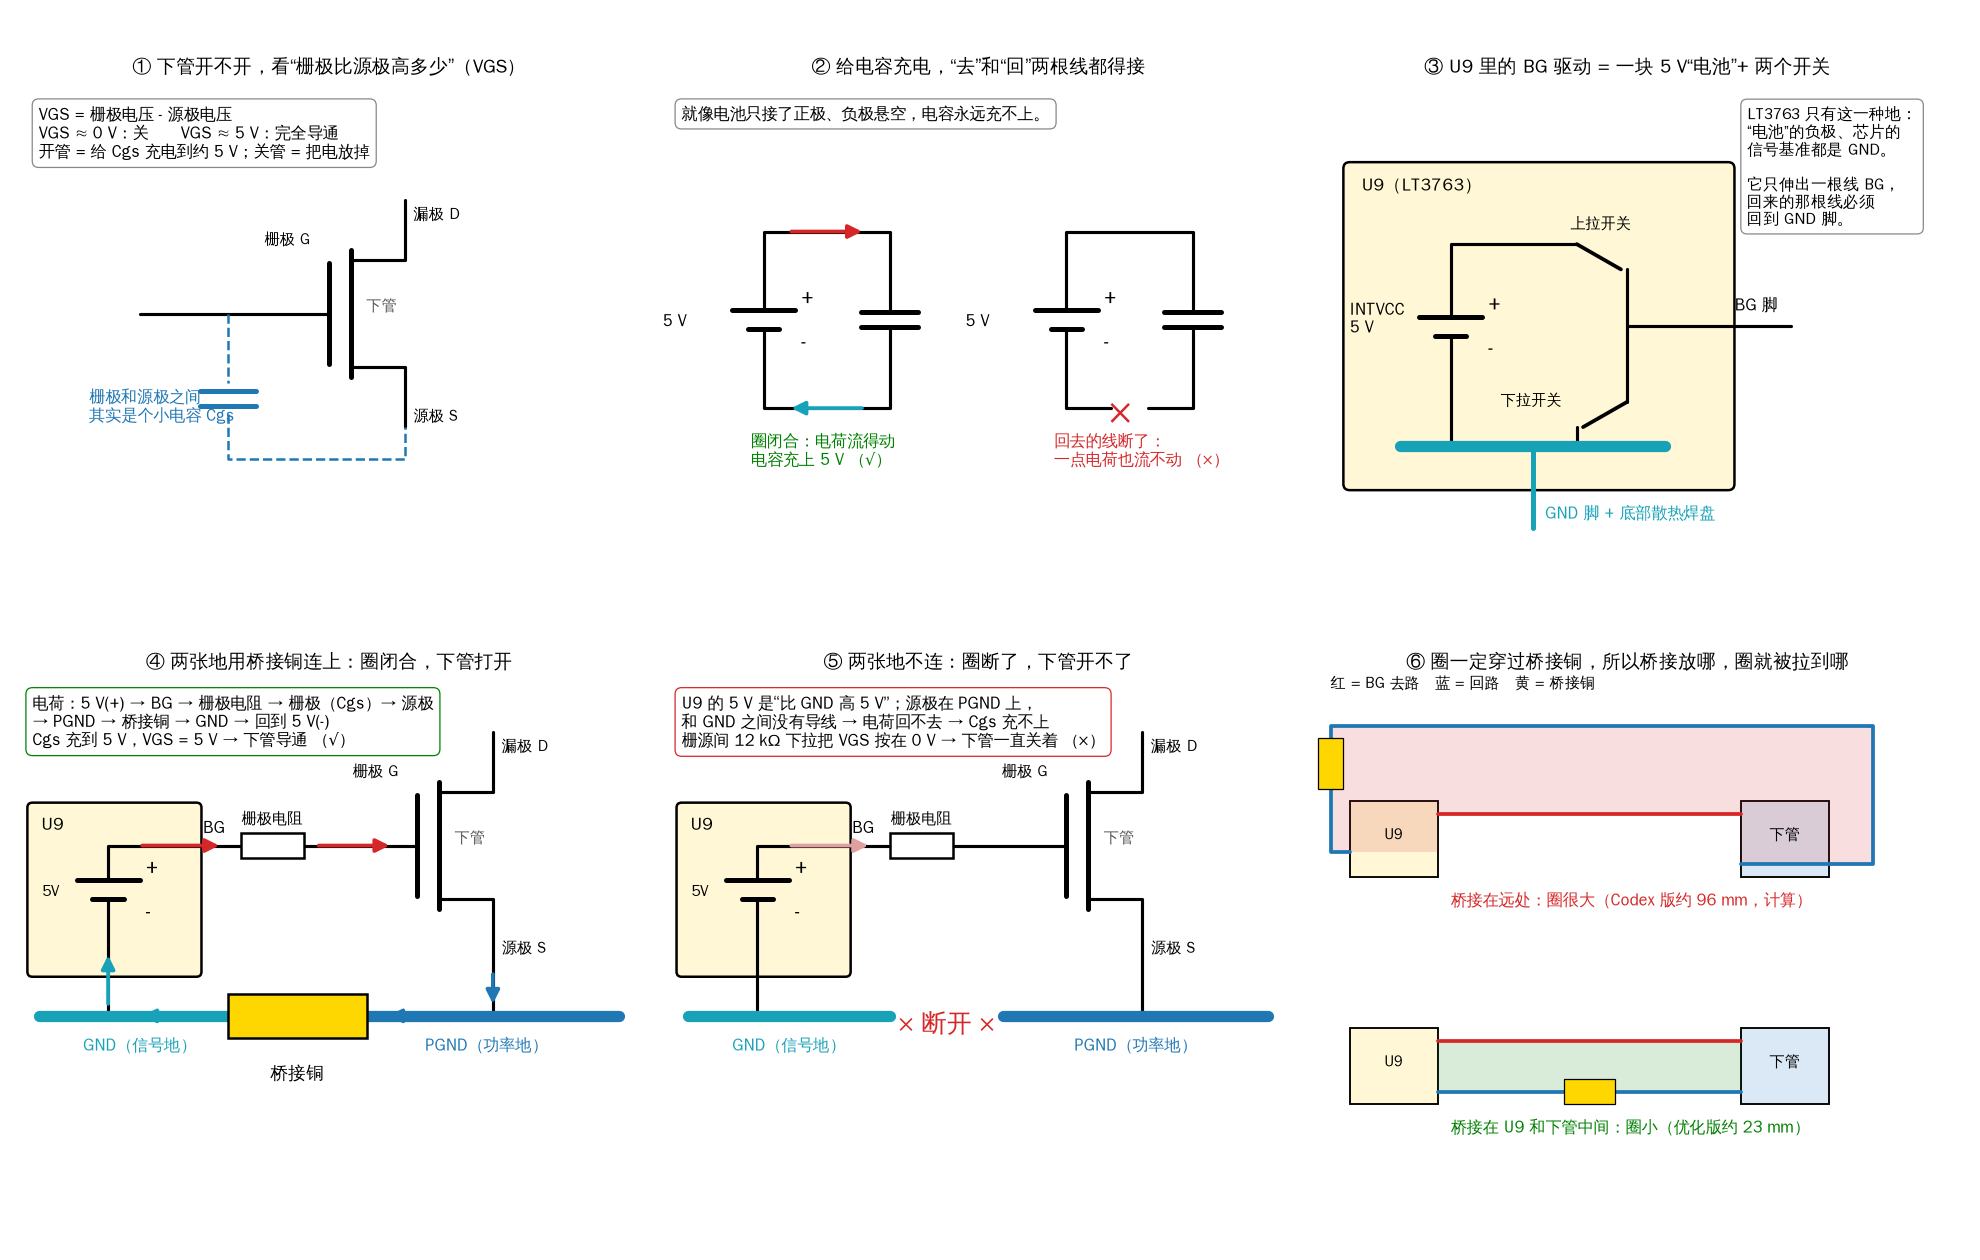

Reproduce this figure in Python.
import logging
import matplotlib; matplotlib.use('Agg')
import matplotlib.pyplot as plt
from matplotlib.patches import Rectangle, FancyBboxPatch, Polygon, Circle
logging.getLogger('matplotlib.font_manager').setLevel(logging.ERROR)
plt.rcParams['font.sans-serif']=['WenQuanYi Zen Hei','DejaVu Sans']
RED='#d62728'; BLU='#1f77b4'; CY='#17a2b8'; YEL='#ffd700'; GRY='#555555'
fig,axs=plt.subplots(2,3,figsize=(22,14))
for ax in axs.flat: ax.set_xlim(0,10); ax.set_ylim(0,8); ax.axis('off'); ax.set_aspect('equal')
def W(ax,pts,c='k',lw=2.5,ls='-'): ax.plot([p[0] for p in pts],[p[1] for p in pts],color=c,lw=lw,ls=ls,solid_capstyle='round',zorder=3)
def arrow(ax,a,b,c): ax.annotate('',xy=b,xytext=a,arrowprops=dict(arrowstyle='-|>',lw=3,color=c,mutation_scale=22),zorder=6)
def cap(ax,x,y,vertical=True,c='k',label=None):
    if vertical:
        W(ax,[(x-0.45,y+0.12),(x+0.45,y+0.12)],c,4); W(ax,[(x-0.45,y-0.12),(x+0.45,y-0.12)],c,4)
    else:
        W(ax,[(x-0.12,y-0.45),(x-0.12,y+0.45)],c,4); W(ax,[(x+0.12,y-0.45),(x+0.12,y+0.45)],c,4)
    if label: ax.text(x+0.6,y,label,fontsize=13,va='center',color=c)
def batt(ax,x,y,label='5 V'):
    W(ax,[(x-0.5,y+0.15),(x+0.5,y+0.15)],'k',4); W(ax,[(x-0.25,y-0.15),(x+0.25,y-0.15)],'k',4)
    ax.text(x+0.6,y+0.25,'+',fontsize=16); ax.text(x+0.6,y-0.45,'-',fontsize=16); ax.text(x-1.6,y-0.1,label,fontsize=13)
def res(ax,x0,x1,y,label=None):
    ax.add_patch(Rectangle((x0,y-0.2),x1-x0,0.4,fc='white',ec='k',lw=2,zorder=4))
    if label: ax.text((x0+x1)/2,y+0.35,label,fontsize=12,ha='center')
def mos(ax,x,y,label='下管'):
    # gate plate at x, channel at x+0.35
    W(ax,[(x,y-0.8),(x,y+0.8)],'k',4); W(ax,[(x+0.35,y-1.0),(x+0.35,y+1.0)],'k',4)
    W(ax,[(x+0.35,y+0.85),(x+1.2,y+0.85),(x+1.2,y+1.8)]); W(ax,[(x+0.35,y-0.85),(x+1.2,y-0.85),(x+1.2,y-1.8)])
    ax.text(x+1.35,y+1.5,'漏极 D',fontsize=12); ax.text(x+1.35,y-1.7,'源极 S',fontsize=12); ax.text(x-0.3,y+1.1,'栅极 G',fontsize=12,ha='right')
    ax.text(x+0.6,y+0.05,label,fontsize=12,color=GRY)
def bar(ax,x0,x1,y,c,label):
    W(ax,[(x0,y),(x1,y)],c,9); ax.text((x0+x1)/2,y-0.55,label,fontsize=13,ha='center',color=c,weight='bold')
def note(ax,x,y,t,ec='#888',fs=13): ax.text(x,y,t,fontsize=fs,va='top',bbox=dict(fc='white',ec=ec,boxstyle='round,pad=0.4'),zorder=7)
# ---------- ① MOS = 电容
ax=axs[0,0]; ax.set_title('① 下管开不开，看“栅极比源极高多少”（VGS）',fontsize=15)
mos(ax,5.0,4.3)
W(ax,[(2.0,4.3),(5.0,4.3)])
W(ax,[(3.4,4.3),(3.4,3.2)],BLU,2,'--'); cap(ax,3.4,2.95,True,BLU); W(ax,[(3.4,2.7),(3.4,2.0),(6.2,2.0),(6.2,2.5)],BLU,2,'--')
ax.text(1.2,2.6,'栅极和源极之间\n其实是个小电容 Cgs',fontsize=13,color=BLU)
note(ax,0.4,7.6,'VGS = 栅极电压 - 源极电压\nVGS ≈ 0 V：关　　VGS ≈ 5 V：完全导通\n开管 = 给 Cgs 充电到约 5 V；关管 = 把电放掉')
# ---------- ② 充电要闭合圈
ax=axs[0,1]; ax.set_title('② 给电容充电，“去”和“回”两根线都得接',fontsize=15)
batt(ax,1.6,4.2); W(ax,[(1.6,4.35),(1.6,5.6),(3.6,5.6),(3.6,4.32)]); cap(ax,3.6,4.2); W(ax,[(3.6,4.08),(3.6,2.8),(1.6,2.8),(1.6,4.05)])
arrow(ax,(2.0,5.6),(3.2,5.6),RED); arrow(ax,(3.2,2.8),(2.0,2.8),CY)
ax.text(1.4,1.9,'圈闭合：电荷流得动\n电容充上 5 V （√）',fontsize=13,color='green')
batt(ax,6.4,4.2); W(ax,[(6.4,4.35),(6.4,5.6),(8.4,5.6),(8.4,4.32)]); cap(ax,8.4,4.2); W(ax,[(8.4,4.08),(8.4,2.8),(7.7,2.8)]); W(ax,[(7.1,2.8),(6.4,2.8),(6.4,4.05)])
ax.text(7.25,2.55,'×',fontsize=30,color=RED,ha='center')
ax.text(6.2,1.9,'回去的线断了：\n一点电荷也流不动 （×）',fontsize=13,color=RED)
note(ax,0.3,7.6,'就像电池只接了正极、负极悬空，电容永远充不上。')
# ---------- ③ U9 内部
ax=axs[0,2]; ax.set_title('③ U9 里的 BG 驱动 = 一块 5 V“电池”+ 两个开关',fontsize=15)
ax.add_patch(FancyBboxPatch((0.6,1.6),6.0,5.0,boxstyle='round,pad=0.1',fc='#fff7d6',ec='k',lw=2)); ax.text(0.8,6.25,'U9（LT3763）',fontsize=14,weight='bold')
batt(ax,2.2,4.1,'INTVCC\n5 V'); W(ax,[(2.2,4.25),(2.2,5.4),(4.2,5.4)]); W(ax,[(4.2,5.4),(4.9,5.0)],'k',3)  # upper switch open-ish
ax.text(4.1,5.65,'上拉开关',fontsize=12)
W(ax,[(5.0,5.0),(5.0,2.9)]); W(ax,[(5.0,4.1),(7.6,4.1)]); ax.text(6.7,4.35,'BG 脚',fontsize=13,weight='bold')
W(ax,[(5.0,2.9),(4.3,2.5)],'k',3); ax.text(3.0,2.85,'下拉开关',fontsize=12)
W(ax,[(2.2,3.95),(2.2,2.2)]); W(ax,[(4.2,2.5),(4.2,2.2)])
bar(ax,1.4,5.6,2.2,CY,'')
W(ax,[(3.5,2.2),(3.5,0.9)],CY,4); ax.text(3.7,1.05,'GND 脚 + 底部散热焊盘',fontsize=13,color=CY)
note(ax,6.9,7.6,'LT3763 只有这一种地：\n“电池”的负极、芯片的\n信号基准都是 GND。\n\n它只伸出一根线 BG，\n回来的那根线必须\n回到 GND 脚。',fs=12.5)
# ---------- ④ 有桥接
def scene(ax,bridge):
    ax.add_patch(FancyBboxPatch((0.3,3.3),2.6,2.6,boxstyle='round,pad=0.08',fc='#fff7d6',ec='k',lw=2)); ax.text(0.45,5.55,'U9',fontsize=14,weight='bold')
    batt(ax,1.5,4.6,''); ax.text(0.45,4.5,'5V',fontsize=12)
    W(ax,[(1.5,4.75),(1.5,5.3),(2.9,5.3)]); W(ax,[(2.9,5.3),(3.6,5.3)]); ax.text(3.0,5.5,'BG',fontsize=13,weight='bold')
    res(ax,3.6,4.6,5.3,'栅极电阻'); W(ax,[(4.6,5.3),(6.4,5.3)])
    mos(ax,6.4,5.3)
    W(ax,[(7.6,3.5),(7.6,2.6)])
    W(ax,[(1.5,4.45),(1.5,2.6)])
    bar(ax,0.4,3.6,2.6,CY,'GND（信号地）'); bar(ax,5.4,9.6,2.6,BLU,'PGND（功率地）')
    if bridge:
        ax.add_patch(Rectangle((3.4,2.25),2.2,0.7,fc=YEL,ec='k',lw=2,zorder=5)); ax.text(4.5,1.6,'桥接铜',fontsize=14,weight='bold',ha='center')
        arrow(ax,(2.0,5.3),(3.3,5.3),RED); arrow(ax,(4.8,5.3),(6.0,5.3),RED)
        arrow(ax,(7.6,3.3),(7.6,2.75),BLU); arrow(ax,(7.0,2.6),(5.9,2.6),BLU); arrow(ax,(3.3,2.6),(2.0,2.6),CY); arrow(ax,(1.5,2.75),(1.5,3.6),CY)
    else:
        ax.text(4.5,2.35,'× 断开 ×',fontsize=20,color=RED,ha='center',weight='bold')
        arrow(ax,(2.0,5.3),(3.3,5.3),'#e0a0a0')
ax=axs[1,0]; ax.set_title('④ 两张地用桥接铜连上：圈闭合，下管打开',fontsize=15); scene(ax,True)
note(ax,0.3,7.7,'电荷：5 V(+) → BG → 栅极电阻 → 栅极（Cgs）→ 源极\n→ PGND → 桥接铜 → GND → 回到 5 V(-)\nCgs 充到 5 V，VGS = 5 V → 下管导通 （√）',ec='green')
ax=axs[1,1]; ax.set_title('⑤ 两张地不连：圈断了，下管开不了',fontsize=15); scene(ax,False)
note(ax,0.3,7.7,'U9 的 5 V 是“比 GND 高 5 V”；源极在 PGND 上，\n和 GND 之间没有导线 → 电荷回不去 → Cgs 充不上\n栅源间 12 kΩ 下拉把 VGS 按在 0 V → 下管一直关着 （×）',ec=RED)
# ---------- ⑥ 桥接位置
ax=axs[1,2]; ax.set_title('⑥ 圈一定穿过桥接铜，所以桥接放哪，圈就被拉到哪',fontsize=15)
def mini(y0,far,label,col):
    ax.add_patch(Rectangle((0.6,y0+0.6),1.4,1.2,fc='#fff7d6',ec='k',lw=1.5)); ax.text(1.3,y0+1.2,'U9',ha='center',fontsize=12)
    ax.add_patch(Rectangle((6.8,y0+0.6),1.4,1.2,fc='#dbe9f6',ec='k',lw=1.5)); ax.text(7.5,y0+1.2,'下管',ha='center',fontsize=12)
    W(ax,[(2.0,y0+1.6),(6.8,y0+1.6)],RED,3)
    if not far:
        pts=[(6.8,y0+0.8),(4.4,y0+0.8),(2.0,y0+0.8)]
        W(ax,pts,BLU,3); ax.add_patch(Rectangle((4.0,y0+0.6),0.8,0.4,fc=YEL,ec='k',zorder=5))
        ax.add_patch(Polygon([(2.0,y0+1.6),(6.8,y0+1.6),(6.8,y0+0.8),(2.0,y0+0.8)],fc=col,alpha=0.15))
    else:
        pts=[(6.8,y0+0.8),(8.9,y0+0.8),(8.9,y0+3.0),(0.3,y0+3.0),(0.3,y0+1.0),(0.6,y0+1.0)]
        W(ax,pts,BLU,3); ax.add_patch(Rectangle((0.1,y0+2.0),0.4,0.8,fc=YEL,ec='k',zorder=5))
        ax.add_patch(Polygon([(2.0,y0+1.6),(6.8,y0+1.6),(6.8,y0+0.8),(8.9,y0+0.8),(8.9,y0+3.0),(0.3,y0+3.0),(0.3,y0+1.0),(2.0,y0+1.0)],fc=col,alpha=0.15))
    ax.text(2.2,y0+0.15,label,fontsize=13,color=col,weight='bold')
mini(4.2,True,'桥接在远处：圈很大（Codex 版约 96 mm，计算）',RED)
mini(0.6,False,'桥接在 U9 和下管中间：圈小（优化版约 23 mm）','green')
ax.text(0.3,7.8,'红 = BG 去路　蓝 = 回路　黄 = 桥接铜',fontsize=12)
plt.tight_layout(); plt.savefig('/home/user/hengliu/docs/仿真/布线演算/为什么要桥接_示意图.png',dpi=90)
